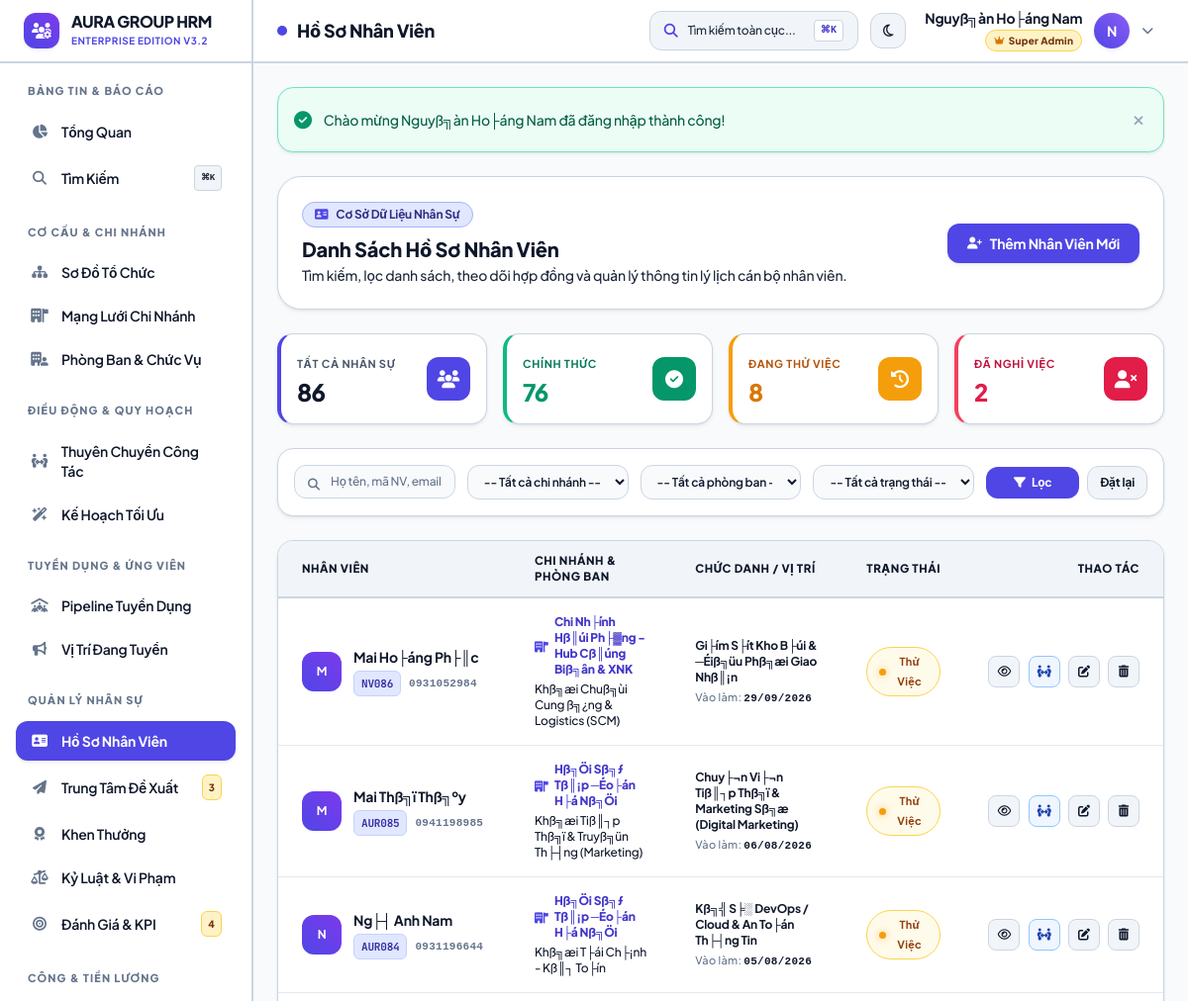
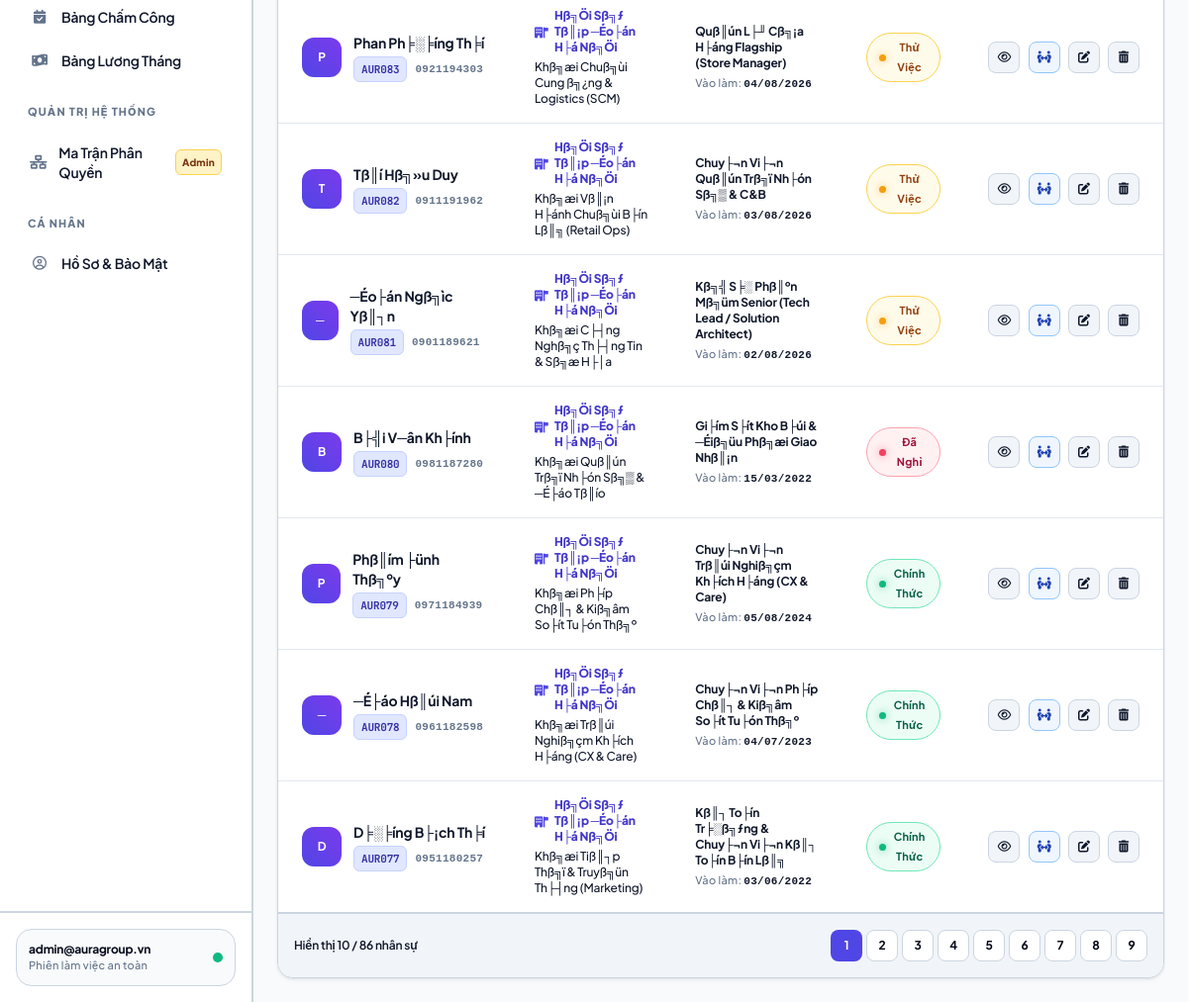
Page /modules/employees/index.php (signed in) on the committed database (2 pictures, top to bottom).
### tables this page shows
CREATE TABLE `employees` (
  `id` int(11) NOT NULL AUTO_INCREMENT,
  `employee_code` varchar(20) NOT NULL,
  `fullname` varchar(100) NOT NULL,
  `gender` enum('Nam','Nu','Khac') DEFAULT 'Nam',
  `birth_date` date DEFAULT NULL,
  `identity_card` varchar(20) DEFAULT NULL,
  `phone` varchar(20) DEFAULT NULL,
  `email` varchar(100) DEFAULT NULL,
  `bank_account` varchar(50) DEFAULT NULL,
  `address` text DEFAULT NULL,
  `avatar` varchar(255) DEFAULT NULL,
  `branch_id` int(11) DEFAULT 1,
  `department_id` int(11) DEFAULT NULL,
  `position_id` int(11) DEFAULT NULL,
  `user_id` int(11) DEFAULT NULL COMMENT 'Li├¬n kß║┐t nß║┐u nh├ón vi├¬n c├│ t├ái khoß║ún ─æ─âng nhß║¡p',
  `hire_date` date NOT NULL,
  `employment_status` enum('probation','official','resigned') DEFAULT 'probation',
  `created_at` timestamp NOT NULL DEFAULT current_timestamp(),
  PRIMARY KEY (`id`),
  UNIQUE KEY `employee_code` (`employee_code`),
  UNIQUE KEY `user_id` (`user_id`),
  KEY `department_id` (`department_id`),
  KEY `position_id` (`position_id`),
  CONSTRAINT `employees_ibfk_1` FOREIGN KEY (`department_id`) REFERENCES `departments` (`id`) ON DELETE SET NULL,
  CONSTRAINT `employees_ibfk_2` FOREIGN KEY (`position_id`) REFERENCES `positions` (`id`) ON DELETE SET NULL,
  CONSTRAINT `employees_ibfk_3` FOREIGN KEY (`user_id`) REFERENCES `users` (`id`) ON DELETE SET NULL
);

CREATE TABLE `branches` (
  `id` int(11) NOT NULL AUTO_INCREMENT,
  `code` varchar(20) NOT NULL,
  `name` varchar(150) NOT NULL,
  `address` varchar(255) DEFAULT NULL,
  `phone` varchar(20) DEFAULT NULL,
  `email` varchar(100) DEFAULT NULL,
  `manager_id` int(11) DEFAULT NULL,
  `target_headcount` int(11) DEFAULT 50 COMMENT '─Éß╗ïnh bi├¬n nh├ón sß╗▒ mß╗Ñc ti├¬u',
  `is_headquarter` tinyint(1) DEFAULT 0 COMMENT '1: Trß╗Ñ sß╗ƒ ch├¡nh, 0: Chi nh├ính',
  `status` enum('active','inactive') DEFAULT 'active',
  `notes` text DEFAULT NULL,
  `created_at` timestamp NOT NULL DEFAULT current_timestamp(),
  PRIMARY KEY (`id`),
  UNIQUE KEY `code` (`code`)
);

CREATE TABLE `departments` (
  `id` int(11) NOT NULL AUTO_INCREMENT,
  `name` varchar(100) NOT NULL,
  `code` varchar(20) NOT NULL,
  `description` text DEFAULT NULL,
  `target_headcount` int(11) DEFAULT 10 COMMENT '─Éß╗ïnh bi├¬n nh├ón sß╗▒ ph├▓ng ban',
  `branch_id` int(11) DEFAULT 1,
  `parent_id` int(11) DEFAULT NULL,
  `manager_id` int(11) DEFAULT NULL,
  `created_at` timestamp NOT NULL DEFAULT current_timestamp(),
  PRIMARY KEY (`id`),
  UNIQUE KEY `code` (`code`)
);

CREATE TABLE `positions` (
  `id` int(11) NOT NULL AUTO_INCREMENT,
  `name` varchar(100) NOT NULL,
  `base_salary` decimal(15,2) DEFAULT 0.00,
  `created_at` timestamp NOT NULL DEFAULT current_timestamp(),
  PRIMARY KEY (`id`)
);

### modules/employees/index.php (the view, shortened to what the rows shown need)
<?php
require_once __DIR__ . '/../../core/auth.php';
$page = max(1, (int)($_GET['page'] ?? 1));
$limit = 10;
$offset = ($page - 1) * $limit;
$where_clauses = ['1=1'];
$params = [];
$where_sql = implode(' AND ', $where_clauses);
$query_sql = "
    SELECT e.*,
           b.name AS branch_name, b.code AS branch_code,
           d.name AS department_name, d.code AS department_code,
           p.name AS position_name
    FROM employees e
    LEFT JOIN branches b ON e.branch_id = b.id
    LEFT JOIN departments d ON e.department_id = d.id
    LEFT JOIN positions p ON e.position_id = p.id
    WHERE {$where_sql}
    ORDER BY e.id DESC
    LIMIT {$limit} OFFSET {$offset}
";
$stmt = $pdo->prepare($query_sql);
$stmt->execute($params);
$employees = $stmt->fetchAll();
require_once __DIR__ . '/../../includes/header.php';
?>
<div class="space-y-6">
    <div class="flex flex-col sm:flex-row sm:items-center justify-between gap-4 bg-white dark:bg-slate-800 p-6 rounded-3xl border border-slate-300 dark:border-slate-700 shadow-sm">
        <div>
            <h2 class="text-xl font-extrabold text-slate-900 dark:text-white">Danh Sách Hồ Sơ Nhân Viên</h2>
        </div>
    </div>
    <div class="bg-white dark:bg-slate-800 rounded-2xl border border-slate-300 dark:border-slate-700 shadow-sm overflow-hidden">
        <div class="overflow-x-auto">
            <table class="w-full text-left text-sm">
                <thead>
                    <tr class="border-b-2 border-slate-200 dark:border-slate-700 bg-slate-100 dark:bg-slate-800 text-slate-800 dark:text-slate-100 text-xs uppercase tracking-wider font-extrabold">
                        <th class="py-3.5 px-6">Nhân Viên</th>
                        <th class="py-3.5 px-6">Chi Nhánh & Phòng Ban</th>
                        <th class="py-3.5 px-6">Chức Danh / Vị Trí</th>
                        <th class="py-3.5 px-6 text-center">Trạng Thái</th>
                        <th class="py-3.5 px-6 text-right">Thao Tác</th>
                    </tr>
                </thead>
                <tbody class="divide-y divide-slate-200 dark:divide-slate-700/60">
                    <?php foreach ($employees as $emp): ?>
                        <tr class="hover:bg-indigo-50/40 dark:hover:bg-slate-700/50 transition">
                            <td class="py-4 px-6">
                                <div class="flex items-center gap-3">
                                    <?php if (!empty($emp['avatar']) && file_exists(__DIR__ . '/../../assets/uploads/' . $emp['avatar'])): ?>
                                        <img src="<?= base_url('assets/uploads/' . e($emp['avatar'])) ?>"
                                             class="w-10 h-10 rounded-xl object-cover border border-slate-300 dark:border-slate-600 shadow-xs"
                                             alt="<?= e($emp['fullname']) ?>">
                                    <?php else: ?>
                                        <div class="w-10 h-10 rounded-xl bg-gradient-to-tr from-indigo-600 to-violet-600 text-white flex items-center justify-center font-bold text-xs shadow-xs">
                                            <?= strtoupper(mb_substr($emp['fullname'], 0, 1, 'UTF-8')) ?>
                                        </div>
                                    <?php endif; ?>
                                    <div>
                                        <a href="view.php?id=<?= $emp['id'] ?>" class="font-bold text-slate-900 dark:text-white text-sm hover:text-indigo-600 dark:hover:text-indigo-400 transition">
                                            <?= e($emp['fullname']) ?>
                                        </a>
                                        <div class="mt-1 flex items-center gap-2">
                                            <span class="code-badge"><?= e($emp['employee_code']) ?></span>
                                            <span class="text-[11px] text-slate-500 dark:text-slate-400 font-mono"><?= e($emp['phone'] ?: 'Chưa có SĐT') ?></span>
                                        </div>
                                    </div>
                                </div>
                            </td>
                            <td class="py-4 px-6 text-xs">
                                <div class="font-extrabold text-indigo-700 dark:text-indigo-300 flex items-center gap-1.5">
                                    <i class="fa-solid fa-building-flag text-[11px] text-indigo-600 dark:text-indigo-400"></i>
                                    <span><?= e($emp['branch_name'] ?? 'Chưa phân chi nhánh') ?></span>
                                </div>
                                <div class="text-slate-700 dark:text-slate-300 font-medium mt-1">
                                    <?= e($emp['department_name'] ?? 'Chưa gán phòng ban') ?>
                                </div>
                            </td>
                            <td class="py-4 px-6 text-xs">
                                <div class="font-bold text-slate-900 dark:text-white">
                                    <?= e($emp['position_name'] ?? 'Chưa bổ nhiệm') ?>
                                </div>
                                <div class="text-slate-500 dark:text-slate-400 text-[11px] font-medium mt-1">
                                    Vào làm: <span class="font-semibold text-slate-700 dark:text-slate-300 font-mono"><?= format_date($emp['hire_date']) ?></span>
                                </div>
                            </td>
                            <td class="py-4 px-6 text-center">
                                <?php if ($emp['employment_status'] === 'official'): ?>
                                    <span class="inline-flex items-center px-3 py-1 rounded-full text-[11px] font-bold bg-emerald-50 text-emerald-700 border border-emerald-300 dark:bg-emerald-950/60 dark:text-emerald-300 dark:border-emerald-700">
                                        <span class="status-indicator-dot active"></span>
                                        Chính Thức
                                    </span>
                                <?php elseif ($emp['employment_status'] === 'probation'): ?>
                                    <span class="inline-flex items-center px-3 py-1 rounded-full text-[11px] font-bold bg-amber-50 text-amber-700 border border-amber-300 dark:bg-amber-950/60 dark:text-amber-300 dark:border-amber-700">
                                        <span class="status-indicator-dot pending"></span>
                                        Thử Việc
                                    </span>
                                <?php else: ?>
                                    <span class="inline-flex items-center px-3 py-1 rounded-full text-[11px] font-bold bg-rose-50 text-rose-700 border border-rose-300 dark:bg-rose-950/60 dark:text-rose-300 dark:border-rose-700">
                                        <span class="status-indicator-dot danger"></span>
                                        Đã Nghỉ
                                    </span>
                                <?php endif; ?>
                            </td>
                            <td class="py-4 px-6 text-right space-x-1.5 whitespace-nowrap">
                                <a href="view.php?id=<?= $emp['id'] ?>"
                                   class="w-8 h-8 rounded-lg bg-slate-100 dark:bg-slate-700 hover:bg-indigo-50 dark:hover:bg-indigo-900/50 hover:text-indigo-600 dark:hover:text-indigo-400 text-slate-700 dark:text-slate-200 border border-slate-300 dark:border-slate-600 inline-flex items-center justify-center transition shadow-2xs"
                                   title="Xem hồ sơ & Lịch sử công tác">
                                    <i class="fa-regular fa-eye text-xs"></i>
                                </a>
                                <?php if (has_permission('transfers', 'create')): ?>
                                    <a href="<?= base_url('modules/transfers/create.php?employee_id=' . $emp['id']) ?>"
                                       class="w-8 h-8 rounded-lg bg-indigo-50 dark:bg-indigo-950/60 hover:bg-indigo-100 text-indigo-700 dark:text-indigo-300 border border-indigo-200 dark:border-indigo-800 inline-flex items-center justify-center transition shadow-2xs"
                                       title="Thuyên chuyển công tác">
                                        <i class="fa-solid fa-people-arrows text-xs"></i>
                                    </a>
                                <?php endif; ?>
                                <?php if (has_permission('employees', 'edit')): ?>
                                    <a href="form.php?id=<?= $emp['id'] ?>"
                                       class="w-8 h-8 rounded-lg bg-slate-100 dark:bg-slate-700 hover:bg-amber-50 dark:hover:bg-amber-900/50 hover:text-amber-600 dark:hover:text-amber-400 text-slate-700 dark:text-slate-200 border border-slate-300 dark:border-slate-600 inline-flex items-center justify-center transition shadow-2xs"
                                       title="Sửa hồ sơ">
                                        <i class="fa-solid fa-pen-to-square text-xs"></i>
                                    </a>
                                <?php endif; ?>
                                <?php if (has_permission('employees', 'delete')): ?>
                                    <button onclick="confirmDeleteEmployee(<?= $emp['id'] ?>, '<?= e($emp['fullname']) ?>')"
                                            class="w-8 h-8 rounded-lg bg-slate-100 dark:bg-slate-700 hover:bg-rose-50 dark:hover:bg-rose-900/50 hover:text-rose-600 dark:hover:text-rose-400 text-slate-700 dark:text-slate-200 border border-slate-300 dark:border-slate-600 inline-flex items-center justify-center transition shadow-2xs"
                                            title="Xóa">
                                        <i class="fa-solid fa-trash-can text-xs"></i>
                                    </button>
                                <?php endif; ?>
                            </td>
                        </tr>
                    <?php endforeach; ?>
                </tbody>
            </table>
        </div>
    </div>
</div>
<?php require_once __DIR__ . '/../../includes/footer.php'; ?>

### rows in the picture
employees: fullname "M", fullname "Mai Ho├áng Ph├║c", employee_code "NV086", phone "0931052984", branch.name "Chi Nh├ính Hß║úi Ph├▓ng - Hub Cß║úng Biß╗ân & XNK", department.name "Khß╗æi Chuß╗ùi Cung ß╗¿ng & Logistics (SCM)", position.name "Gi├ím S├ít Kho B├úi & ─Éiß╗üu Phß╗æi Giao Nhß║¡n", hire_date "29/09/2026", employment_status "probation" (drawn)
employees: fullname "M", fullname "Mai Thß╗ï Thß╗ºy", employee_code "AUR085", phone "0941198985", branch.name "Hß╗Öi Sß╗ƒ Tß║¡p ─Éo├án H├á Nß╗Öi", department.name "Khß╗æi Tiß║┐p Thß╗ï & Truyß╗ün Th├┤ng (Marketing)", position.name "Chuy├¬n Vi├¬n Tiß║┐p Thß╗ï & Marketing Sß╗æ (Digital Marketing)", hire_date "06/08/2026", employment_status "probation" (drawn)
employees: fullname "N", fullname "Ng├┤ Anh Nam", employee_code "AUR084", phone "0931196644", branch.name "Hß╗Öi Sß╗ƒ Tß║¡p ─Éo├án H├á Nß╗Öi", department.name "Khß╗æi T├ái Ch├¡nh - Kß║┐ To├ín", position.name "Kß╗╣ S╞░ DevOps / Cloud & An To├án Th├┤ng Tin", hire_date "05/08/2026", employment_status "probation" (drawn)
employees: fullname "P", fullname "Phan Ph╞░╞íng Th╞í", employee_code "AUR083", phone "0921194303", branch.name "Hß╗Öi Sß╗ƒ Tß║¡p ─Éo├án H├á Nß╗Öi", department.name "Khß╗æi Chuß╗ùi Cung ß╗¿ng & Logistics (SCM)", position.name "Quß║ún L├╜ Cß╗¡a H├áng Flagship (Store Manager)", hire_date "04/08/2026", employment_status "probation" (drawn)
employees: fullname "T", fullname "Tß║í Hß╗»u Duy", employee_code "AUR082", phone "0911191962", branch.name "Hß╗Öi Sß╗ƒ Tß║¡p ─Éo├án H├á Nß╗Öi", department.name "Khß╗æi Vß║¡n H├ánh Chuß╗ùi B├ín Lß║╗ (Retail Ops)", position.name "Chuy├¬n Vi├¬n Quß║ún Trß╗ï Nh├ón Sß╗▒ & C&B", hire_date "03/08/2026", employment_status "probation" (drawn)
employees: fullname "─", fullname "─Éo├án Ngß╗ìc Yß║┐n", employee_code "AUR081", phone "0901189621", branch.name "Hß╗Öi Sß╗ƒ Tß║¡p ─Éo├án H├á Nß╗Öi", department.name "Khß╗æi C├┤ng Nghß╗ç Th├┤ng Tin & Sß╗æ H├│a", position.name "Kß╗╣ S╞░ Phß║ºn Mß╗üm Senior (Tech Lead / Solution Architect)", hire_date "02/08/2026", employment_status "probation" (drawn)
employees: fullname "B", fullname "B├╣i V─ân Kh├ính", employee_code "AUR080", phone "0981187280", branch.name "Hß╗Öi Sß╗ƒ Tß║¡p ─Éo├án H├á Nß╗Öi", department.name "Khß╗æi Quß║ún Trß╗ï Nh├ón Sß╗▒ & ─É├áo Tß║ío", position.name "Gi├ím S├ít Kho B├úi & ─Éiß╗üu Phß╗æi Giao Nhß║¡n", hire_date "15/03/2022", employment_status "resigned" (drawn)
employees: fullname "P", fullname "Phß║ím ├ünh Thß╗ºy", employee_code "AUR079", phone "0971184939", branch.name "Hß╗Öi Sß╗ƒ Tß║¡p ─Éo├án H├á Nß╗Öi", department.name "Khß╗æi Ph├íp Chß║┐ & Kiß╗âm So├ít Tu├ón Thß╗º", position.name "Chuy├¬n Vi├¬n Trß║úi Nghiß╗çm Kh├ích H├áng (CX & Care)", hire_date "05/08/2024", employment_status "official" (drawn)
employees: fullname "─", fullname "─É├áo Hß║úi Nam", employee_code "AUR078", phone "0961182598", branch.name "Hß╗Öi Sß╗ƒ Tß║¡p ─Éo├án H├á Nß╗Öi", department.name "Khß╗æi Trß║úi Nghiß╗çm Kh├ích H├áng (CX & Care)", position.name "Chuy├¬n Vi├¬n Ph├íp Chß║┐ & Kiß╗âm So├ít Tu├ón Thß╗º", hire_date "04/07/2023", employment_status "official" (drawn)
employees: fullname "D", fullname "D╞░╞íng B├¡ch Th╞í", employee_code "AUR077", phone "0951180257", branch.name "Hß╗Öi Sß╗ƒ Tß║¡p ─Éo├án H├á Nß╗Öi", department.name "Khß╗æi Tiß║┐p Thß╗ï & Truyß╗ün Th├┤ng (Marketing)", position.name "Kß║┐ To├ín Tr╞░ß╗ƒng & Chuy├¬n Vi├¬n Kß║┐ To├ín B├ín Lß║╗", hire_date "03/06/2022", employment_status "official" (drawn)

### other values in the picture
$pending_proposals_count "3"
$pending_evals_count "4"
$_SESSION['user']['username'] "admin@auragroup.vn"
$page_title "Hồ Sơ Nhân Viên"
$user['fullname'] "Nguyß╗àn Ho├áng Nam"
$first_letter "N"
$flash['message'] "Chào mừng Nguyß╗àn Ho├áng Nam đã đăng nhập thành công!"
$total_all "86"
$total_official "76"
$total_probation "8"
$total_resigned "2"
count($employees) "10"
$total_records "86"
